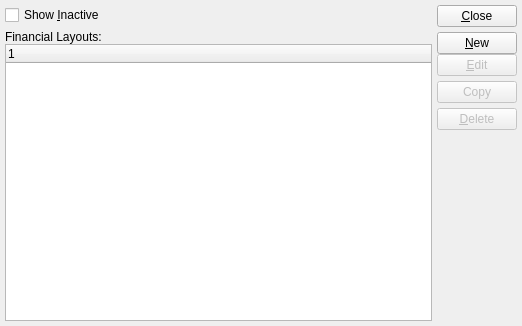
<ui version="4.0" >
 <author></author>
 <comment>This file is part of the xTuple ERP: PostBooks Edition, a free and
open source Enterprise Resource Planning software suite,
Copyright (c) 1999-2010 by OpenMFG LLC, d/b/a xTuple.
It is licensed to you under the Common Public Attribution License
version 1.0, the full text of which (including xTuple-specific Exhibits)
is available at www.xtuple.com/CPAL.  By using this software, you agree
to be bound by its terms.</comment>
 <class>financialLayouts</class>
 <widget class="QWidget" name="financialLayouts" >
  <property name="geometry" >
   <rect>
    <x>0</x>
    <y>0</y>
    <width>522</width>
    <height>326</height>
   </rect>
  </property>
  <property name="windowTitle" >
   <string>List Financial Reports</string>
  </property>
   <layout class="QGridLayout" >
    <item row="0" column="0" >
     <layout class="QHBoxLayout" >
      <property name="margin" >
       <number>0</number>
      </property>
      <property name="spacing" >
       <number>6</number>
      </property>
      <item>
       <widget class="QCheckBox" name="_showInactive" >
        <property name="text" >
         <string>Show &amp;Inactive</string>
        </property>
       </widget>
      </item>
      <item>
       <spacer>
        <property name="orientation" >
         <enum>Qt::Horizontal</enum>
        </property>
        <property name="sizeHint" >
         <size>
          <width>40</width>
          <height>20</height>
         </size>
        </property>
       </spacer>
      </item>
     </layout>
    </item>
    <item rowspan="2" row="0" column="1" >
     <layout class="QVBoxLayout" >
      <property name="margin" >
       <number>0</number>
      </property>
      <property name="spacing" >
       <number>0</number>
      </property>
      <item>
       <layout class="QVBoxLayout" >
        <property name="margin" >
         <number>0</number>
        </property>
        <property name="spacing" >
         <number>5</number>
        </property>
        <item>
         <widget class="QPushButton" name="_close" >
          <property name="text" >
           <string>&amp;Close</string>
          </property>
         </widget>
        </item>
        <item>
         <layout class="QVBoxLayout" >
          <property name="margin" >
           <number>0</number>
          </property>
          <property name="spacing" >
           <number>0</number>
          </property>
          <item>
           <widget class="QPushButton" name="_new" >
            <property name="text" >
             <string>&amp;New</string>
            </property>
           </widget>
          </item>
          <item>
           <widget class="QPushButton" name="_edit" >
            <property name="enabled" >
             <bool>false</bool>
            </property>
            <property name="text" >
             <string>&amp;Edit</string>
            </property>
           </widget>
          </item>
         </layout>
        </item>
        <item>
         <widget class="QPushButton" name="_copy" >
          <property name="enabled" >
           <bool>false</bool>
          </property>
          <property name="text" >
           <string>Copy</string>
          </property>
         </widget>
        </item>
        <item>
         <widget class="QPushButton" name="_delete" >
          <property name="enabled" >
           <bool>false</bool>
          </property>
          <property name="text" >
           <string>&amp;Delete</string>
          </property>
         </widget>
        </item>
       </layout>
      </item>
      <item>
       <spacer>
        <property name="orientation" >
         <enum>Qt::Vertical</enum>
        </property>
        <property name="sizeType" >
         <enum>QSizePolicy::Expanding</enum>
        </property>
        <property name="sizeHint" >
         <size>
          <width>20</width>
          <height>20</height>
         </size>
        </property>
       </spacer>
      </item>
     </layout>
    </item>
    <item row="1" column="0" >
     <layout class="QVBoxLayout" >
      <property name="margin" >
       <number>0</number>
      </property>
      <property name="spacing" >
       <number>0</number>
      </property>
      <item>
       <widget class="QLabel" name="_financialLayouts" >
        <property name="enabled" >
         <bool>true</bool>
        </property>
        <property name="text" >
         <string>Financial Layouts:</string>
        </property>
       </widget>
      </item>
      <item>
       <widget class="XTreeWidget" name="_flhead" >
        <property name="sizePolicy" >
         <sizepolicy>
          <hsizetype>7</hsizetype>
          <vsizetype>7</vsizetype>
          <horstretch>0</horstretch>
          <verstretch>0</verstretch>
         </sizepolicy>
        </property>
        <property name="rootIsDecorated" >
         <bool>false</bool>
        </property>
       </widget>
      </item>
     </layout>
    </item>
   </layout>
 </widget>
 <layoutdefault spacing="5" margin="5" />
 <pixmapfunction>qPixmapFromMimeSource</pixmapfunction>
 <customwidgets>
  <customwidget>
   <class>XTreeWidget</class>
   <extends>QTreeWidget</extends>
   <header>xtreewidget.h</header>
  </customwidget>
 </customwidgets>
 <tabstops>
  <tabstop>_flhead</tabstop>
  <tabstop>_new</tabstop>
  <tabstop>_edit</tabstop>
  <tabstop>_copy</tabstop>
  <tabstop>_delete</tabstop>
  <tabstop>_close</tabstop>
 </tabstops>
 <includes/>
 <resources/>
 <connections>
  <connection>
   <sender>_close</sender>
   <signal>clicked()</signal>
   <receiver>financialLayouts</receiver>
   <slot>close()</slot>
   <hints>
    <hint type="sourcelabel" >
     <x>20</x>
     <y>20</y>
    </hint>
    <hint type="destinationlabel" >
     <x>20</x>
     <y>20</y>
    </hint>
   </hints>
  </connection>
  <connection>
   <sender>_flhead</sender>
   <signal>valid(bool)</signal>
   <receiver>_copy</receiver>
   <slot>setEnabled(bool)</slot>
   <hints>
    <hint type="sourcelabel" >
     <x>20</x>
     <y>20</y>
    </hint>
    <hint type="destinationlabel" >
     <x>20</x>
     <y>20</y>
    </hint>
   </hints>
  </connection>
  <connection>
   <sender>_flhead</sender>
   <signal>valid(bool)</signal>
   <receiver>_edit</receiver>
   <slot>setEnabled(bool)</slot>
   <hints>
    <hint type="sourcelabel" >
     <x>20</x>
     <y>20</y>
    </hint>
    <hint type="destinationlabel" >
     <x>20</x>
     <y>20</y>
    </hint>
   </hints>
  </connection>
  <connection>
   <sender>_flhead</sender>
   <signal>valid(bool)</signal>
   <receiver>_delete</receiver>
   <slot>setEnabled(bool)</slot>
   <hints>
    <hint type="sourcelabel" >
     <x>20</x>
     <y>20</y>
    </hint>
    <hint type="destinationlabel" >
     <x>20</x>
     <y>20</y>
    </hint>
   </hints>
  </connection>
  <connection>
   <sender>_flhead</sender>
   <signal>itemSelected(int)</signal>
   <receiver>_edit</receiver>
   <slot>animateClick()</slot>
   <hints>
    <hint type="sourcelabel" >
     <x>20</x>
     <y>20</y>
    </hint>
    <hint type="destinationlabel" >
     <x>20</x>
     <y>20</y>
    </hint>
   </hints>
  </connection>
 </connections>
</ui>
